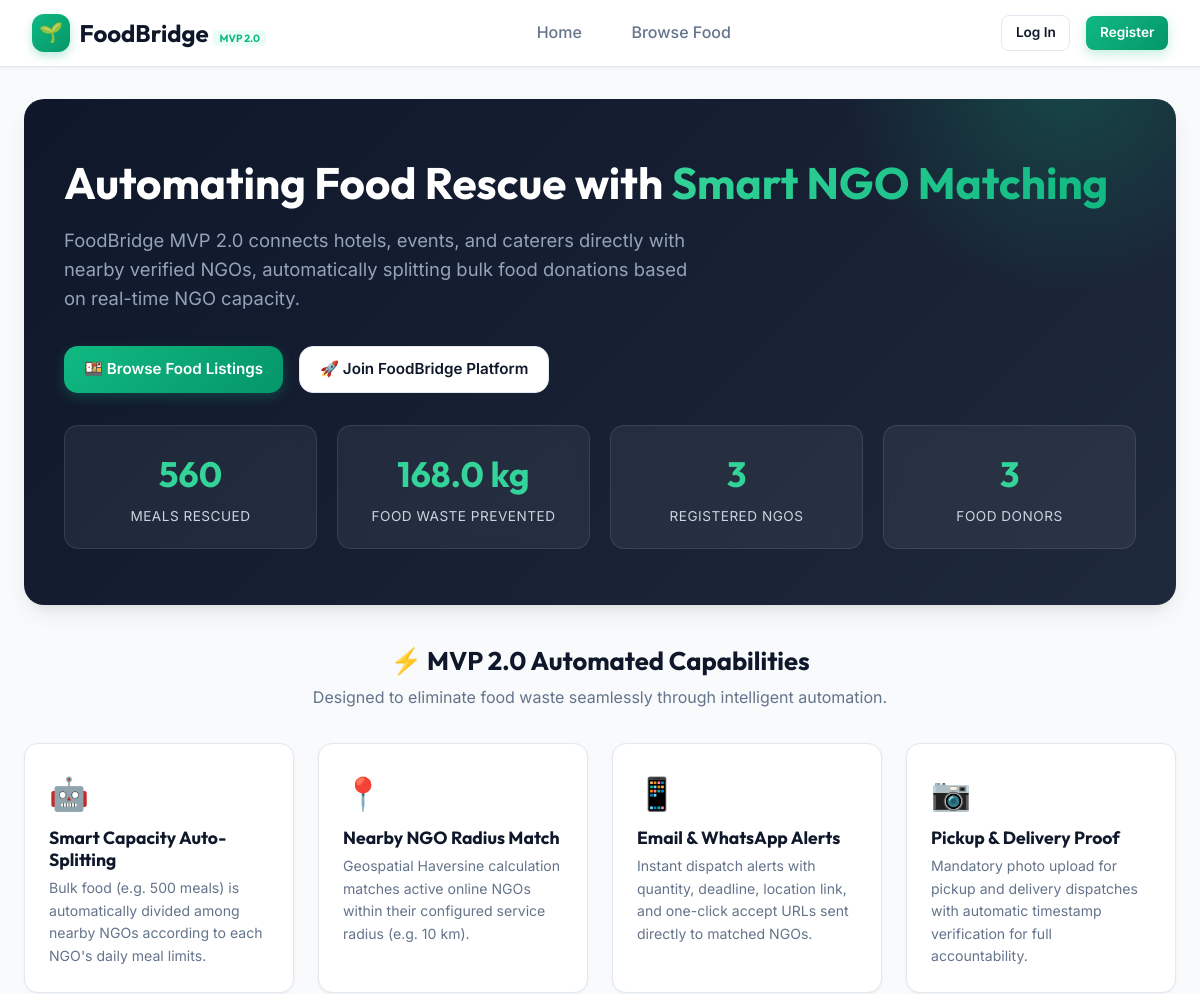
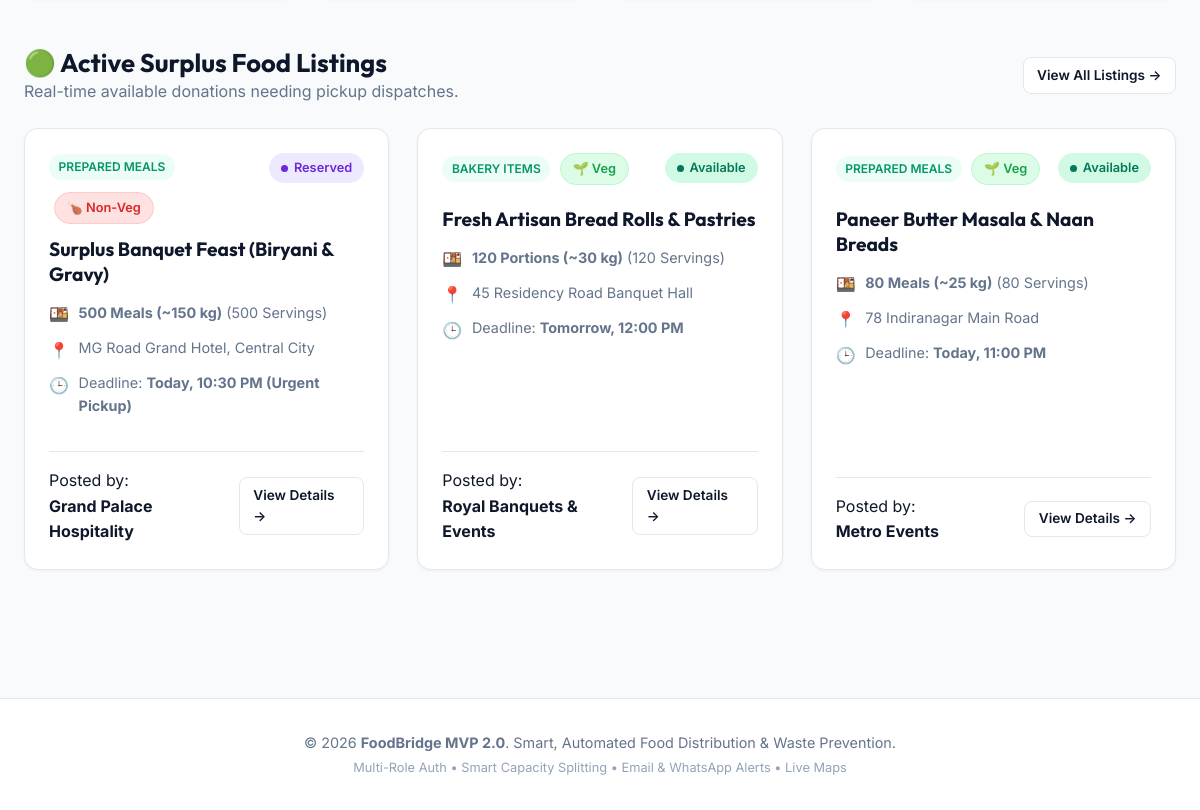
The page / on the database its author committed (2 pictures, top to bottom).
### tables this page shows
CREATE TABLE donations (
    id INTEGER PRIMARY KEY AUTOINCREMENT,
    donor_id INTEGER NOT NULL,
    food_name TEXT NOT NULL,
    quantity TEXT NOT NULL,
    food_type TEXT DEFAULT 'Veg' CHECK(food_type IN ('Veg', 'Non-Veg')),
    servings_count INTEGER DEFAULT 50,
    category TEXT DEFAULT 'Prepared Meals',
    location TEXT NOT NULL,
    latitude REAL DEFAULT 12.9716,
    longitude REAL DEFAULT 77.5946,
    pickup_deadline TEXT NOT NULL,
    notes TEXT,
    special_instructions TEXT,
    food_image TEXT,
    status TEXT NOT NULL DEFAULT 'Available' CHECK(status IN ('Available', 'Reserved', 'Picked Up', 'Delivered', 'Completed')),
    ngo_id INTEGER,
    pickup_proof_image TEXT,
    pickup_timestamp TEXT,
    delivery_proof_image TEXT,
    delivery_timestamp TEXT,
    is_urgent INTEGER DEFAULT 0,
    created_at TIMESTAMP DEFAULT CURRENT_TIMESTAMP,
    FOREIGN KEY (donor_id) REFERENCES users (id),
    FOREIGN KEY (ngo_id) REFERENCES users (id)
);

CREATE TABLE users (
    id INTEGER PRIMARY KEY AUTOINCREMENT,
    name TEXT NOT NULL,
    email TEXT UNIQUE NOT NULL,
    password_hash TEXT NOT NULL,
    role TEXT NOT NULL CHECK(role IN ('donor', 'ngo', 'admin')),
    phone TEXT,
    organization TEXT,
    -- NGO Capacity & Location Configuration
    max_meals_per_pickup INTEGER DEFAULT 200,
    daily_capacity INTEGER DEFAULT 500,
    current_capacity_used INTEGER DEFAULT 0,
    capacity_reset_date TEXT DEFAULT '',
    availability TEXT DEFAULT 'Online' CHECK(availability IN ('Online', 'Offline')),
    service_radius_km REAL DEFAULT 10.0,
    latitude REAL DEFAULT 12.9716,
    longitude REAL DEFAULT 77.5946,
    created_at TIMESTAMP DEFAULT CURRENT_TIMESTAMP
);

### app.py (the view)
@app.route('/')
def index():
    db = database.get_db()
    total_donations = db.execute('SELECT COUNT(*) as count FROM donations').fetchone()['count']
    available_count = db.execute("SELECT COUNT(*) as count FROM donations WHERE status = 'Available'").fetchone()['count']
    delivered_count = db.execute("SELECT COUNT(*) as count FROM donations WHERE status IN ('Delivered', 'Completed')").fetchone()['count']
    donor_count = db.execute("SELECT COUNT(*) as count FROM users WHERE role = 'donor'").fetchone()['count']
    ngo_count = db.execute("SELECT COUNT(*) as count FROM users WHERE role = 'ngo'").fetchone()['count']
    total_meals_row = db.execute("SELECT SUM(servings_count) as total FROM donations WHERE status IN ('Delivered', 'Completed', 'Picked Up', 'Reserved')").fetchone()
    total_meals_rescued = total_meals_row['total'] or 740
    food_waste_prevented_kg = round(total_meals_rescued * 0.3, 1)
    recent_donations = db.execute('''
        SELECT d.*, u.name as donor_name, u.organization as donor_org, u.phone as donor_phone
        FROM donations d
        JOIN users u ON d.donor_id = u.id
        WHERE d.status IN ('Available', 'Reserved')
        ORDER BY d.created_at DESC LIMIT 6
    ''').fetchall()
    stats = {
        'total_donations': total_donations,
        'available': available_count,
        'delivered': delivered_count,
        'donors': donor_count,
        'ngos': ngo_count,
        'total_meals_rescued': total_meals_rescued,
        'food_waste_prevented_kg': food_waste_prevented_kg
    }
    return render_template('index.html', stats=stats, recent_donations=recent_donations)

### app.py (called while the page is built, shortened)
@app.context_processor
def inject_user():
    context = {'current_user': None, 'unread_notifications_count': 0}
    return context

### database.py (called while the page is built)
def dict_factory(cursor, row):
    d = {}
    for idx, col in enumerate(cursor.description):
        d[col[0]] = row[idx]
    return d

def get_db():
    db = getattr(g, '_database', None)
    if db is None:
        db = g._database = sqlite3.connect(DATABASE)
        db.row_factory = dict_factory
        db.execute('PRAGMA foreign_keys = ON;')
    return db

def close_connection(exception=None):
    db = getattr(g, '_database', None)
    if db is not None:
        db.close()

### templates/index.html (shortened to what this page needs)
{% extends "base.html" %}
{% block content %}
<section class="hero">
    <h1 class="hero-title">Automating Food Rescue with <span>Smart NGO Matching</span></h1>
    <p class="hero-subtitle">FoodBridge MVP 2.0 connects hotels, events, and caterers directly with nearby verified NGOs, automatically splitting bulk food donations based on real-time NGO capacity.</p>
    <div style="display: flex; gap: 1rem; flex-wrap: wrap;">
        <a href="{{ url_for('donations') }}" class="btn btn-primary">
            🍱 Browse Food Listings
        </a>
        {% if current_user %}
            {% if current_user.role in ['donor', 'admin'] %}
                <a href="{{ url_for('add_donation') }}" class="btn btn-secondary">
                    + Post Food Donation
                </a>
            {% endif %}
        {% else %}
            <a href="{{ url_for('register') }}" class="btn btn-secondary">
                🚀 Join FoodBridge Platform
            </a>
        {% endif %}
    </div>
    <div class="stats-grid">
        <div class="stat-card">
            <div class="stat-number">{{ stats.total_meals_rescued }}</div>
            <div class="stat-label">Meals Rescued</div>
        </div>
        <div class="stat-card">
            <div class="stat-number">{{ stats.food_waste_prevented_kg }} kg</div>
            <div class="stat-label">Food Waste Prevented</div>
        </div>
        <div class="stat-card">
            <div class="stat-number">{{ stats.ngos }}</div>
            <div class="stat-label">Registered NGOs</div>
        </div>
        <div class="stat-card">
            <div class="stat-number">{{ stats.donors }}</div>
            <div class="stat-label">Food Donors</div>
        </div>
    </div>
</section>
<div style="margin-bottom: 3rem;">
    <h2 style="font-size: 1.6rem; color: var(--text-main); margin-bottom: 0.5rem; text-align: center;">⚡ MVP 2.0 Automated Capabilities</h2>
    <p style="color: var(--text-muted); text-align: center; margin-bottom: 2rem;">Designed to eliminate food waste seamlessly through intelligent automation.</p>
    <div style="display: grid; grid-template-columns: repeat(auto-fit, minmax(260px, 1fr)); gap: 1.5rem;">
        <div style="background: white; border: 1px solid var(--border-color); border-radius: var(--radius-md); padding: 1.5rem; box-shadow: var(--shadow-sm);">
            <div style="font-size: 2rem; margin-bottom: 0.5rem;">🤖</div>
            <h3 style="font-size: 1.1rem; color: var(--text-main); margin-bottom: 0.4rem;">Smart Capacity Auto-Splitting</h3>
            <p style="font-size: 0.88rem; color: var(--text-muted);">Bulk food (e.g. 500 meals) is automatically divided among nearby NGOs according to each NGO's daily meal limits.</p>
        </div>
        <div style="background: white; border: 1px solid var(--border-color); border-radius: var(--radius-md); padding: 1.5rem; box-shadow: var(--shadow-sm);">
            <div style="font-size: 2rem; margin-bottom: 0.5rem;">📍</div>
            <div style="display: flex; align-items: center; justify-content: space-between;">
                <h3 style="font-size: 1.1rem; color: var(--text-main); margin-bottom: 0.4rem;">Nearby NGO Radius Match</h3>
            </div>
            <p style="font-size: 0.88rem; color: var(--text-muted);">Geospatial Haversine calculation matches active online NGOs within their configured service radius (e.g. 10 km).</p>
        </div>
        <div style="background: white; border: 1px solid var(--border-color); border-radius: var(--radius-md); padding: 1.5rem; box-shadow: var(--shadow-sm);">
            <div style="font-size: 2rem; margin-bottom: 0.5rem;">📱</div>
            <h3 style="font-size: 1.1rem; color: var(--text-main); margin-bottom: 0.4rem;">Email & WhatsApp Alerts</h3>
            <p style="font-size: 0.88rem; color: var(--text-muted);">Instant dispatch alerts with quantity, deadline, location link, and one-click accept URLs sent directly to matched NGOs.</p>
        </div>
        <div style="background: white; border: 1px solid var(--border-color); border-radius: var(--radius-md); padding: 1.5rem; box-shadow: var(--shadow-sm);">
            <div style="font-size: 2rem; margin-bottom: 0.5rem;">📷</div>
            <h3 style="font-size: 1.1rem; color: var(--text-main); margin-bottom: 0.4rem;">Pickup & Delivery Proof</h3>
            <p style="font-size: 0.88rem; color: var(--text-muted);">Mandatory photo upload for pickup and delivery dispatches with automatic timestamp verification for full accountability.</p>
        </div>
    </div>
</div>
<div style="margin-bottom: 3rem;">
    <div style="display: flex; justify-content: space-between; align-items: center; margin-bottom: 1.5rem; flex-wrap: wrap; gap: 1rem;">
        <div>
            <h2 style="font-size: 1.6rem; color: var(--text-main);">🟢 Active Surplus Food Listings</h2>
            <p style="color: var(--text-muted);">Real-time available donations needing pickup dispatches.</p>
        </div>
        <a href="{{ url_for('donations') }}" class="btn btn-secondary btn-sm">View All Listings &rarr;</a>
    </div>
    <div class="card-grid">
        {% for item in recent_donations %}
            <div class="donation-card">
                <div>
                    <div class="card-header">
                        <div>
                            <span class="card-category">{{ item.category }}</span>
                            <span class="badge {% if item.food_type == 'Veg' %}badge-veg{% else %}badge-nonveg{% endif %}" style="margin-left: 0.3rem;">
                                {% if item.food_type == 'Veg' %}🌱 Veg{% else %}🍗 Non-Veg{% endif %}
                            </span>
                        </div>
                        <span class="badge badge-{{ item.status|lower|replace(' ', '') }}">
                            <span class="pulse-dot"></span> {{ item.status }}
                        </span>
                    </div>
                    <h3 class="card-title">{{ item.food_name }}</h3>
                    <div style="margin: 0.85rem 0;">
                        <div class="card-info-item">
                            <span class="card-info-icon">🍱</span>
                            <span><strong>{{ item.quantity }}</strong> ({{ item.servings_count or 50 }} Servings)</span>
                        </div>
                        <div class="card-info-item">
                            <span class="card-info-icon">📍</span>
                            <span>{{ item.location }}</span>
                        </div>
                        <div class="card-info-item">
                            <span class="card-info-icon">🕒</span>
                            <span>Deadline: <strong>{{ item.pickup_deadline }}</strong></span>
                        </div>
                    </div>
                </div>
                <div class="card-footer">
                    <div class="donor-info">
                        Posted by:<br>
                        <strong>{{ item.donor_org or item.donor_name }}</strong>
                    </div>
                    <a href="{{ url_for('donation_detail', donation_id=item.id) }}" class="btn btn-secondary btn-sm">
                        View Details &rarr;
                    </a>
                </div>
            </div>
        {% else %}
            <p style="color: var(--text-muted);">No active food listings right now.</p>
        {% endfor %}
    </div>
</div>
{% endblock %}

### templates/base.html (shortened to what this page needs)
<!DOCTYPE html>
<html lang="en">
<head>
    <link rel="stylesheet" href="{{ url_for('static', filename='css/style.css') }}">
    <link rel="stylesheet" href="https://unpkg.com/leaflet@1.9.4/dist/leaflet.css" />
</head>
<body>
    <nav class="navbar">
        <a href="{{ url_for('index') }}" class="nav-brand">
            <div class="nav-brand-icon">🌱</div>
            <span>FoodBridge <small style="font-size: 0.65rem; color: var(--primary); background: var(--primary-light); padding: 0.1rem 0.4rem; border-radius: 4px;">MVP 2.0</small></span>
        </a>
        <ul class="nav-menu">
            <li><a href="{{ url_for('index') }}" class="nav-link">Home</a></li>
            <li><a href="{{ url_for('donations') }}" class="nav-link">Browse Food</a></li>
        </ul>
        <div class="nav-user">
            {% if current_user %}
                <a href="{{ url_for('notifications_view') }}" class="notif-bell" title="Notifications">
                    🔔
                    {% if unread_notifications_count > 0 %}
                        <span class="notif-badge">{{ unread_notifications_count }}</span>
                    {% endif %}
                </a>
                <div class="user-badge">
                    <span>{{ current_user.name }}</span>
                    <span class="user-role-tag role-{{ current_user.role }}">
                        {{ current_user.role }}
                    </span>
                </div>
                <a href="{{ url_for('logout') }}" class="btn btn-secondary btn-sm">Logout</a>
            {% else %}
                <a href="{{ url_for('login') }}" class="btn btn-secondary btn-sm">Log In</a>
                <a href="{{ url_for('register') }}" class="btn btn-primary btn-sm">Register</a>
            {% endif %}
        </div>
    </nav>
    <main class="container">
        {% block content %}{% endblock %}
    </main>
    <footer class="footer">
        <p>© 2026 <strong>FoodBridge MVP 2.0</strong>. Smart, Automated Food Distribution & Waste Prevention.</p>
        <p style="margin-top: 0.25rem; font-size: 0.8rem; color: var(--text-light);">Multi-Role Auth • Smart Capacity Splitting • Email & WhatsApp Alerts • Live Maps</p>
    </footer>
</body>
</html>

### rows shown on the page
donations: category "PREPARED MEALS", food_type "🍗 Non-Veg", status "Reserved", food_name "Surplus Banquet Feast (Biryani & Gravy)", quantity "500 Meals (~150 kg)", servings_count "500", location "MG Road Grand Hotel, Central City", pickup_deadline "Today, 10:30 PM (Urgent Pickup)", organization "Grand Palace Hospitality"
donations: category "BAKERY ITEMS", food_type "🌱 Veg", status "Available", food_name "Fresh Artisan Bread Rolls & Pastries", quantity "120 Portions (~30 kg)", servings_count "120", location "45 Residency Road Banquet Hall", pickup_deadline "Tomorrow, 12:00 PM", organization "Royal Banquets & Events"
donations: category "PREPARED MEALS", food_type "🌱 Veg", status "Available", food_name "Paneer Butter Masala & Naan Breads", quantity "80 Meals (~25 kg)", servings_count "80", location "78 Indiranagar Main Road", pickup_deadline "Today, 11:00 PM", organization "Metro Events"

### other values the page prints
{{ stats.total_meals_rescued }} "560"
{{ stats.food_waste_prevented_kg }} "168.0"
{{ stats.ngos }} "3"
{{ stats.donors }} "3"
